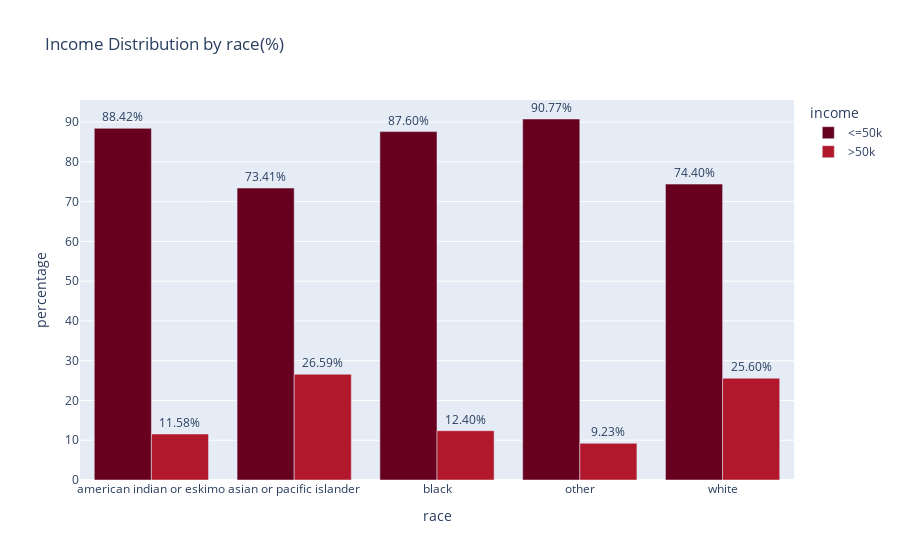

The cell this chart's notebook holds for it:
### Code cell
fig= px.bar(
    adult_df_income_native_region,
    x = 'race',
    y = 'percentage',
    color= 'income',
    title='Income Distribution by race(%)',
    barmode = 'group',
    height=600,
    text= 'percentage',
    color_discrete_sequence=px.colors.sequential.RdBu,
)
fig.update_traces(texttemplate='%{text:.2f}%')
fig.update_traces(textposition='outside')
fig.show()
fig.write_image(os.path.join(result_dir,'income_distribution_by_incomegroup_bar_plot.jpg'))
fig.write_image(os.path.join(result_dir, 'income_distribution_by_incomegroup_bar_plot.png'))
fig.write_html(os.path.join(result_dir, 'income_distribution_byincomegroup_bar_plot.html'))

### Figure 1 — Plotly figure (JSON) as saved in the notebook; plotly's stock layout.template omitted (floating-point values rounded to 4 significant figures)
{"data": [{"alignmentgroup": "True", "hovertemplate": "income=<=50k<br>race=%{x}<br>percentage=%{text}<extra></extra>", "legendgroup": "<=50k", "marker": {"color": "rgb(103,0,31)", "pattern": {"shape": ""}}, "name": "<=50k", "offsetgroup": "<=50k", "orientation": "v", "showlegend": true, "text": [88.42, 73.41, 87.6, 90.77, 74.4], "textposition": "outside", "texttemplate": "%{text:.2f}%", "type": "bar", "x": ["american indian or eskimo", "asian or pacific islander", "black", "other", "white"], "xaxis": "x", "y": [88.42, 73.41, 87.6, 90.77, 74.4], "yaxis": "y"}, {"alignmentgroup": "True", "hovertemplate": "income=>50k<br>race=%{x}<br>percentage=%{text}<extra></extra>", "legendgroup": ">50k", "marker": {"color": "rgb(178,24,43)", "pattern": {"shape": ""}}, "name": ">50k", "offsetgroup": ">50k", "orientation": "v", "showlegend": true, "text": [11.58, 26.59, 12.4, 9.225, 25.6], "textposition": "outside", "texttemplate": "%{text:.2f}%", "type": "bar", "x": ["american indian or eskimo", "asian or pacific islander", "black", "other", "white"], "xaxis": "x", "y": [11.58, 26.59, 12.4, 9.225, 25.6], "yaxis": "y"}], "layout": {"autosize": true, "barmode": "group", "legend": {"title": {"text": "income"}, "tracegroupgap": 0}, "title": {"text": "Income Distribution by race(%)"}, "xaxis": {"anchor": "y", "autorange": true, "domain": [0, 1], "range": [-0.5, 4.5], "title": {"text": "race"}, "type": "category"}, "yaxis": {"anchor": "x", "autorange": true, "domain": [0, 1], "range": [0, 95.55], "title": {"text": "percentage"}, "type": "linear"}}}
